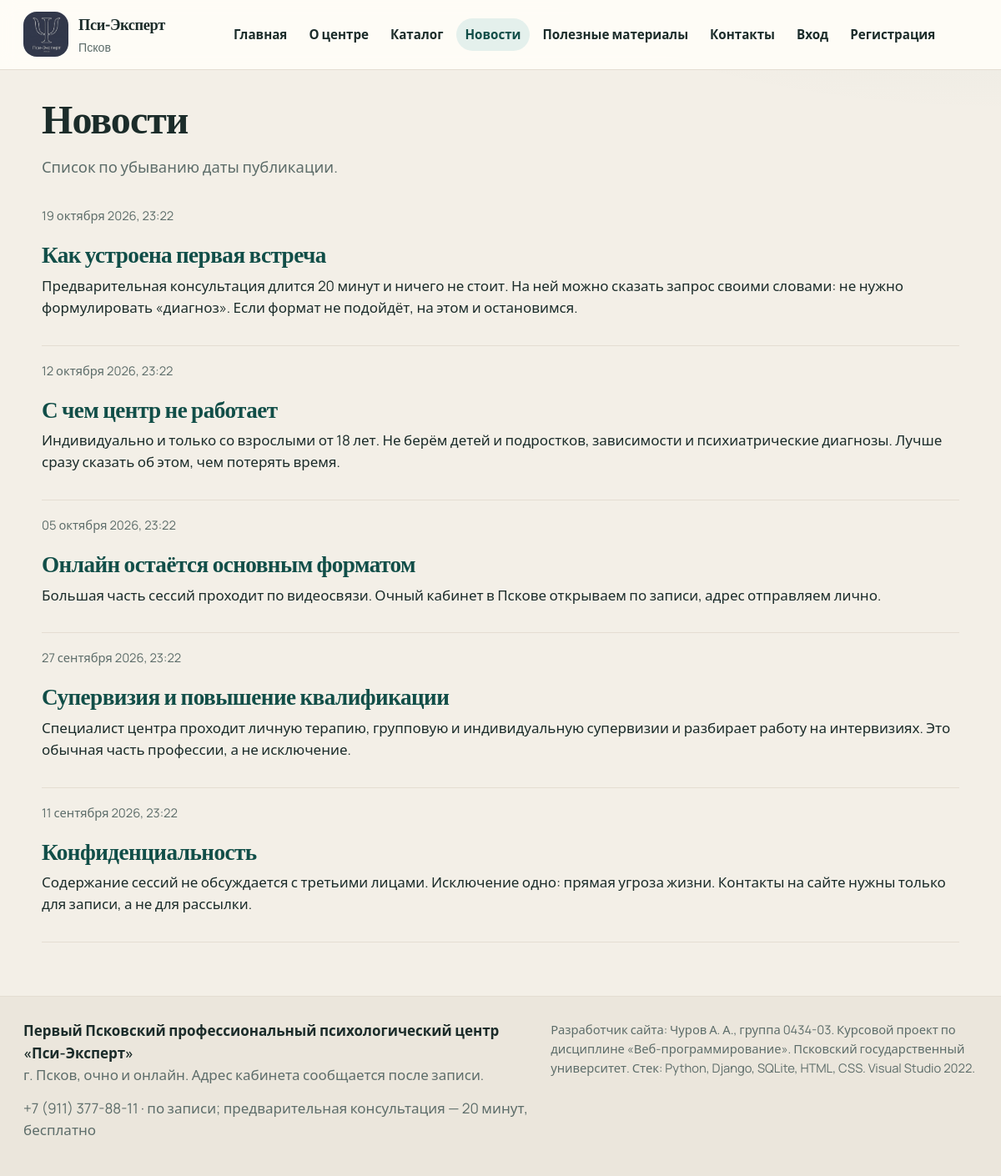
Page /news/ on the committed database.
### app/models.py (models this page shows, shortened)
class News(models.Model):
    title = models.CharField('Заголовок', max_length=200)
    text = models.TextField('Текст')
    published_at = models.DateTimeField('Дата публикации', default=timezone.now)
    class Meta:
        ordering = ['-published_at']
        verbose_name = 'Новость'
        verbose_name_plural = 'Новости'

### app/views.py (the view)
# urls.py: path('news/', views.news_list, name='news_list'),
def news_list(request):
    return render(request, 'app/news_list.html', {'news_list': News.objects.all()})

### app/context_processors.py (called while the page is built, shortened)
def site_context(request):
    role = None
    cart_count = 0
    user = request.user
    return {
        'company': COMPANY,
        'user_role': role,
        'cart_count': cart_count,
    }

### app/templates/app/news_list.html (shortened to what this page needs)
{% extends "app/base.html" %}
{% block content %}
<h1>Новости</h1>
<p class="lead">Список по убыванию даты публикации.</p>
{% for item in news_list %}
<article class="news-item">
    <p class="meta">{{ item.published_at|date:"d E Y, H:i" }}</p>
    <h2><a href="{% url 'news_detail' item.pk %}">{{ item.title }}</a></h2>
    <p>{{ item.text|truncatewords:40 }}</p>
</article>
{% empty %}
<p>Новостей пока нет.</p>
{% endfor %}
{% endblock %}

### app/static/app/css/site.css (style rules this page uses)
:root { --ink: #1b2c2a; --muted: #5d6d6a; --paper: #f3efe7; --card: #fffdf8; --line: #e4ddd2; --teal: #1a6b62; --teal-dark: #114e48; --clay: #b65b45; --sage: #e4f0ec; --shadow: 0 18px 40px rgba(27, 44, 42, 0.08); }
* { box-sizing: border-box; }
html { scroll-behavior: smooth; }
body { margin: 0; color: var(--ink); background: radial-gradient(1200px 500px at 100% -10%, rgba(26, 107, 98, 0.08), transparent 55%), var(--paper); font-family: Manrope, "Segoe UI", sans-serif; font-size: 17px; line-height: 1.55; }
a { color: var(--teal-dark); }
h1, h2, h3, .brand strong { font-family: Literata, Georgia, serif; font-weight: 650; letter-spacing: -0.02em; }
h1 { font-size: clamp(2.1rem, 4vw, 3.4rem); line-height: 1.15; margin: 0 0 0.4em; }
h2 { font-size: 1.7rem; margin: 0 0 0.5em; }
p { margin: 0 0 0.8em; }
.lead { font-size: 1.15rem; color: var(--muted); max-width: 46rem; }
.meta { color: var(--muted); font-size: 0.92rem; }
.news-item { padding: 18px 0; border-bottom: 1px solid var(--line); }
.news-item h2 { margin-bottom: 0.2em; }
.news-item a { text-decoration: none; }

### rows in the picture
News: published_at "19 октября 2026, 23:22", title "Как устроена первая встреча", text "Предварительная консультация длится 20 минут и ничего не стоит. На ней можно сказать запрос своими словами: не нужно формулировать «диагноз». Если формат не подойдёт, на этом и остановимся."
News: published_at "12 октября 2026, 23:22", title "С чем центр не работает", text "Индивидуально и только со взрослыми от 18 лет. Не берём детей и подростков, зависимости и психиатрические диагнозы. Лучше сразу сказать об этом, чем потерять время."
News: published_at "05 октября 2026, 23:22", title "Онлайн остаётся основным форматом", text "Большая часть сессий проходит по видеосвязи. Очный кабинет в Пскове открываем по записи, адрес отправляем лично."
News: published_at "27 сентября 2026, 23:22", title "Супервизия и повышение квалификации", text "Специалист центра проходит личную терапию, групповую и индивидуальную супервизии и разбирает работу на интервизиях. Это обычная часть профессии, а не исключение."
News: published_at "11 сентября 2026, 23:22", title "Конфиденциальность", text "Содержание сессий не обсуждается с третьими лицами. Исключение одно: прямая угроза жизни. Контакты на сайте нужны только для записи, а не для рассылки."

### other values in the picture
{{ company.name }} "Пси-Эксперт"
{{ company.legal }} "Первый Псковский профессиональный психологический центр «Пси-Эксперт»"
{{ company.address }} "г. Псков, очно и онлайн. Адрес кабинета сообщается после записи."
{{ company.phones.0 }} "+7 (911) 377-88-11"
{{ company.hours }} "по записи; предварительная консультация — 20 минут, бесплатно"
